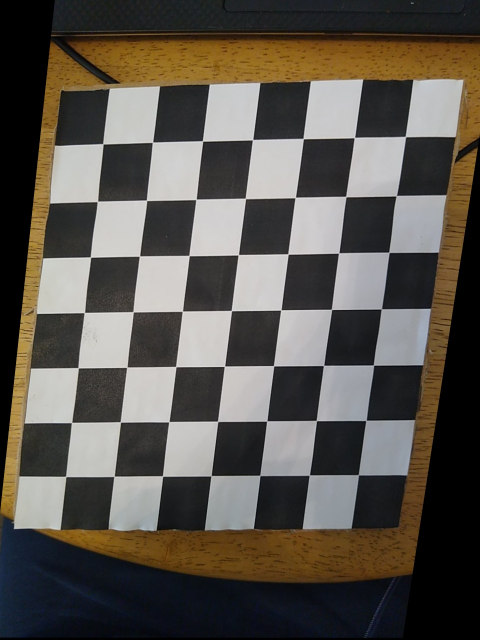
#> input picture PerspectiveTransform/chess/tort_chess.jpg, 960 x 1280 px (shown at 1/2 size)
$ python chess_calib_old.py
#> lines starting #> are read from the running program, lines starting #| are printed output that depends on the picture; after the words box and inside, x2 and y2 are one past the last pixel; in counts of white or black regions, pixels touching at a corner belong together
# import numpy as np
# import cv2
# import matplotlib.pyplot as plt
# import matplotlib.image as mpimg
# import glob

# # prepare object points
# #Enter the number of inside corners in x
# nx = 9
# #Enter the number of inside corners in y
# ny = 6
# # Make a list of calibration images
# # chess_images = glob.glob('./camera_cal/cal*.jpg')
# # Select any index to grab an image from the list

# # Read in the image
# chess_board_image = mpimg.imread('./chess/kFM1C.jpg')
# # Convert to grayscale
# gray = cv2.cvtColor(chess_board_image, cv2.COLOR_RGB2GRAY)
# # Find the chessboard corners
# ret, corners = cv2.findChessboardCorners(chess_board_image, (nx, ny), None)
# # If found, draw corners
# if ret == True:
#     # Draw and display the corners
#     cv2.drawChessboardCorners(chess_board_image, (nx, ny), corners, ret)
#     result_name = 'board'+str(i)+'.jpg'
#     cv2.imshow(result_name, chess_board_image)
# else:
#     print("Chessboard Not Found")

import cv2
import numpy as np
from argparse import ArgumentParser

# Load the image
img = cv2.imread("chess/tort_chess.jpg")
#> img is the input picture: shape (1280, 960, 3); mean B, G, R 77.3, 84.7, 89.8

# img = cv2.imread("chess/test_image2.png")
# Color-segmentation to get binary mask
lwr = np.array([0, 0, 143])
upr = np.array([179, 61, 252])
hsv = cv2.cvtColor(img, cv2.COLOR_BGR2HSV)
#> hsv: shape (1280, 960, 3); mean H, S, V 59.7, 57.9, 92.8
msk = cv2.inRange(hsv, lwr, upr)
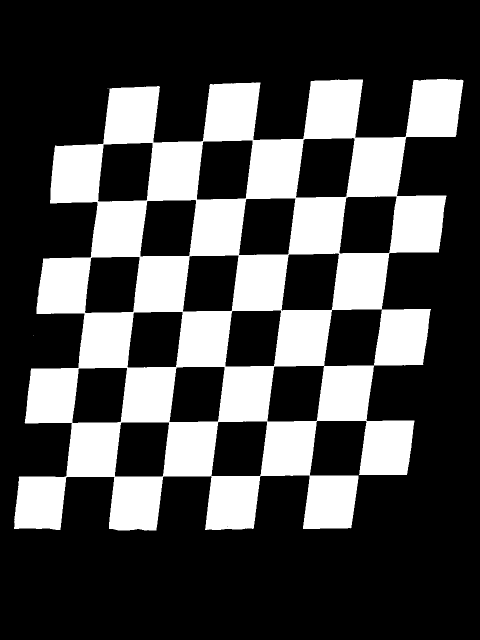
#> msk: shape (1280, 960) (shown at 1/2 size); 28.9% white; 3 white regions (2 under 20 px), largest, box (x1, y1, x2, y2) and area: (28, 158, 927, 1061) 354972

# Extract chess-board
krn = cv2.getStructuringElement(cv2.MORPH_RECT, (50, 30))
dlt = cv2.dilate(msk, krn, iterations=3)
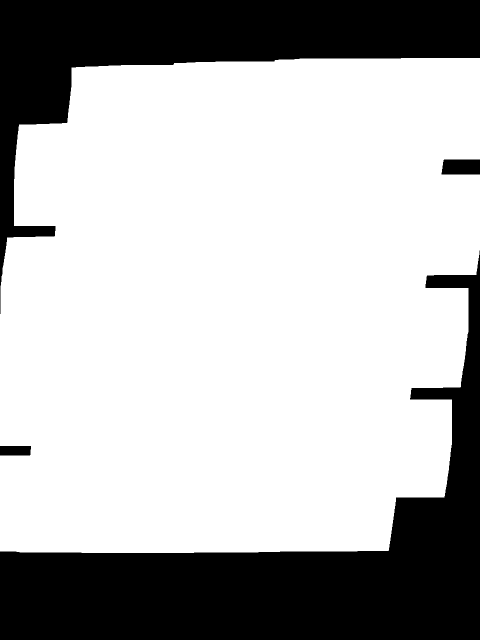
#> dlt: shape (1280, 960) (shown at 1/2 size); 70.8% white; 4 black regions, box (x1, y1, x2, y2) and area: (0, 501, 960, 1280) 211098, (0, 0, 960, 628) 144357, (883, 319, 960, 349) 2247, (0, 892, 62, 911) 1165
res = 255 - cv2.bitwise_and(dlt, msk)
cv2.namedWindow('msk', cv2.WINDOW_NORMAL)
cv2.imshow('msk',msk)
cv2.namedWindow('krn', cv2.WINDOW_NORMAL)
cv2.imshow('krn',krn)
cv2.namedWindow('dlt', cv2.WINDOW_NORMAL)
cv2.imshow('dlt',dlt)
cv2.namedWindow('res', cv2.WINDOW_NORMAL)
cv2.imshow('res',res)
cv2.waitKey(0)
cv2.destroyAllWindows()

# Displaying chess-board features
res = np.uint8(res)
ret, corners = cv2.findChessboardCorners(res, (7, 7), None)
#> ret = True; corners = 49 rows, first 8: [811.2, 273.9], [793, 392], [778.5, 505.3], [763.7, 618.5], [747.5, 730.5], [732.5, 841.5], [716.8, 949.9], [708.4, 276]
#  flags=cv2.CALIB_CB_ADAPTIVE_THRESH +
#        cv2.CALIB_CB_FAST_CHECK +
#        cv2.CALIB_CB_NORMALIZE_IMAGE)
if ret:
    print(corners.shape)
#| (49, 1, 2)
    fnl = cv2.drawChessboardCorners(img, (7, 7), corners, ret)
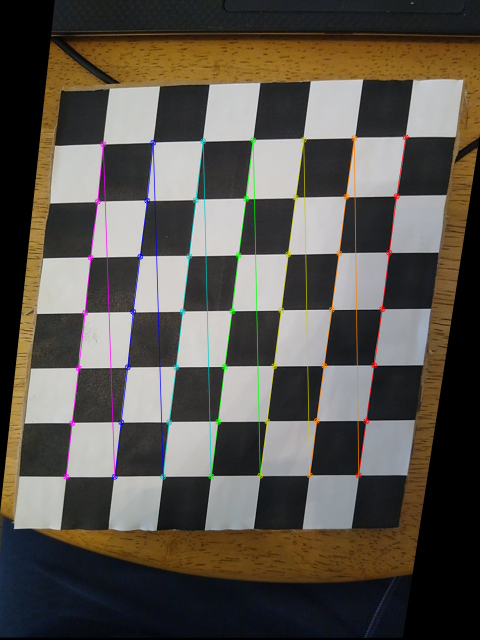
#> fnl: shape (1280, 960, 3) (shown at 1/2 size); mean B, G, R 76.9, 84.4, 89.7
    cv2.imshow("fnl", fnl)
    cv2.waitKey(0)
else:
    print("No Checkerboard Found")

$ run again, with PerspectiveTransform/chess/kFM1C.jpg copied over PerspectiveTransform/chess/tort_chess.jpg
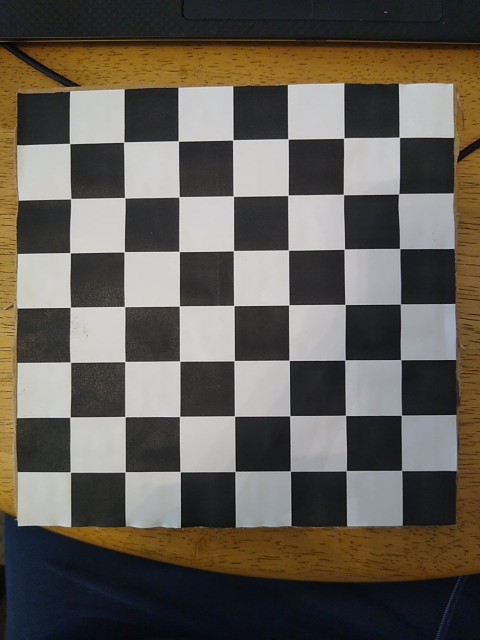
#> input picture PerspectiveTransform/chess/kFM1C.jpg, 960 x 1280 px (shown at 1/2 size)
#> img is the input picture: shape (1280, 960, 3); mean B, G, R 85.4, 93.4, 99
#> hsv: shape (1280, 960, 3); mean H, S, V 67.5, 63.1, 102.5
#> `msk = cv2.inRange(hsv, lwr, upr)`:
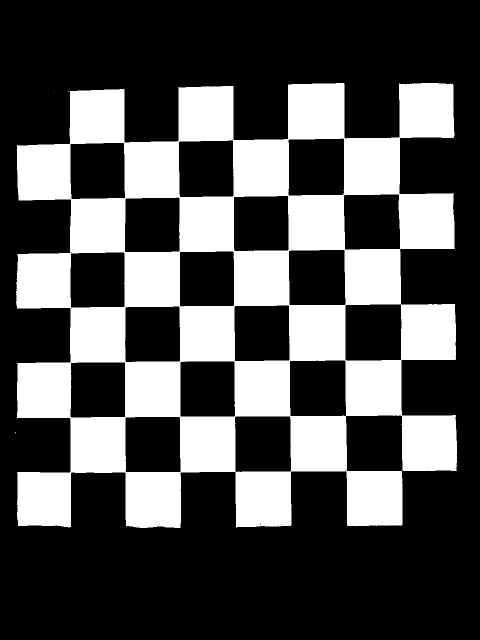
#> msk: shape (1280, 960) (shown at 1/2 size); 31.7% white; 4 white regions (3 under 20 px), largest, box (x1, y1, x2, y2) and area: (32, 166, 914, 1056) 389955
#> dlt: shape (1280, 960); 74% white; 7 black regions, largest, box (x1, y1, x2, y2) and area: (0, 987, 960, 1280) 182502, (0, 0, 960, 248) 128765, (875, 321, 960, 345) 2040
#> ret = True; corners = 49 rows, first 8: [799, 275], [798, 388], [799.5, 498.4], [801.5, 608.5], [801.6, 720.1], [803.4, 831.4], [804, 941.5], [687.7, 276.7]
#| (49, 1, 2)
#> `fnl = cv2.drawChessboardCorners(img, (7, 7), corners, ret)`:
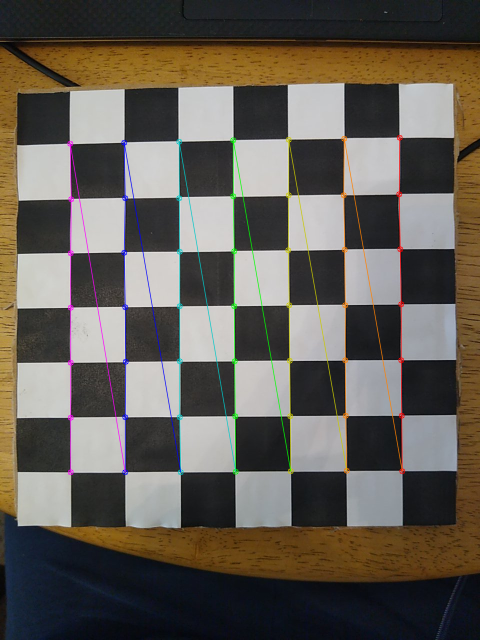
#> fnl: shape (1280, 960, 3) (shown at 1/2 size); mean B, G, R 85.1, 93.2, 98.8
